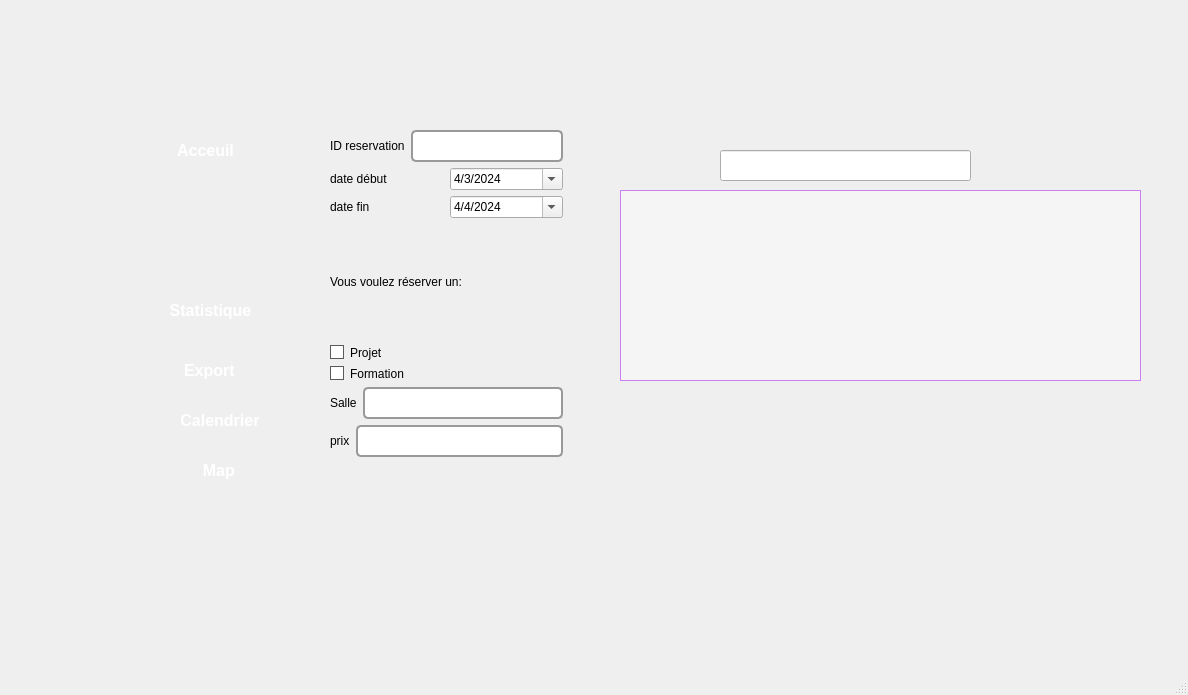
<?xml version="1.0" encoding="UTF-8"?>
<ui version="4.0">
 <class>test</class>
 <widget class="QMainWindow" name="test">
  <property name="geometry">
   <rect>
    <x>0</x>
    <y>0</y>
    <width>1188</width>
    <height>695</height>
   </rect>
  </property>
  <property name="windowTitle">
   <string>MainWindow</string>
  </property>
  <widget class="QWidget" name="centralwidget">
   <widget class="QLineEdit" name="lineEdit_recherche">
    <property name="geometry">
     <rect>
      <x>720</x>
      <y>150</y>
      <width>251</width>
      <height>31</height>
     </rect>
    </property>
   </widget>
   <widget class="QPushButton" name="pushButton_stat">
    <property name="geometry">
     <rect>
      <x>120</x>
      <y>290</y>
      <width>181</width>
      <height>41</height>
     </rect>
    </property>
    <property name="styleSheet">
     <string notr="true">/* Modern Transparent Button Style with Hover Effect */
QPushButton {
  background-color: transparent; /* Transparent background */
  color: #ffffff; /* White text color initially */
  border: none;
  border-radius: 10px; /* Rounded corners */
  padding: 10px 20px; /* Adjust padding as needed */
  font-size: 16px; /* Customize font size */
  font-family: Arial, sans-serif; /* Modern font */
  font-weight: bold; /* Make the text bold */
  transition: background-color 0.3s, color 0.3s; /* Smooth transition */
}

/* Hover effect */
QPushButton:hover {
  background-color: #e0e8f5; /* Soft blue background on hover */
  color: #6a1ca2; /* Purple text color on hover */
}

/* Pressed effect */
QPushButton:pressed {
  background-color: #3a0a54; /* Deepest purple when pressed */
}
</string>
    </property>
    <property name="text">
     <string>Statistique</string>
    </property>
    <property name="icon">
     <iconset>
      <normaloff>../../../Desktop/2A8/C++Projet/Safety_Copy/2a8-fablab_projet_qt-GM-GS-GR-GF-GP - Copy/assets/stat.png</normaloff>../../../Desktop/2A8/C++Projet/Safety_Copy/2a8-fablab_projet_qt-GM-GS-GR-GF-GP - Copy/assets/stat.png</iconset>
    </property>
    <property name="iconSize">
     <size>
      <width>60</width>
      <height>60</height>
     </size>
    </property>
    <property name="flat">
     <bool>true</bool>
    </property>
   </widget>
   <widget class="QPushButton" name="pushButton_Acceuil">
    <property name="geometry">
     <rect>
      <x>120</x>
      <y>130</y>
      <width>171</width>
      <height>41</height>
     </rect>
    </property>
    <property name="styleSheet">
     <string notr="true">/* Modern Transparent Button Style with Hover Effect */
QPushButton {
  background-color: transparent; /* Transparent background */
  color: #ffffff; /* White text color initially */
  border: none;
  border-radius: 10px; /* Rounded corners */
  padding: 10px 20px; /* Adjust padding as needed */
  font-size: 16px; /* Customize font size */
  font-family: Arial, sans-serif; /* Modern font */
  font-weight: bold; /* Make the text bold */
  transition: background-color 0.3s, color 0.3s; /* Smooth transition */
}

/* Hover effect */
QPushButton:hover {
  background-color: #e0e8f5; /* Soft blue background on hover */
  color: #6a1ca2; /* Purple text color on hover */
}

/* Pressed effect */
QPushButton:pressed {
  background-color: #3a0a54; /* Deepest purple when pressed */
}
</string>
    </property>
    <property name="text">
     <string>Acceuil</string>
    </property>
    <property name="icon">
     <iconset>
      <normaloff>../../../Desktop/2A8/C++Projet/Safety_Copy/2a8-fablab_projet_qt-GM-GS-GR-GF-GP - Copy/assets/14.png</normaloff>../../../Desktop/2A8/C++Projet/Safety_Copy/2a8-fablab_projet_qt-GM-GS-GR-GF-GP - Copy/assets/14.png</iconset>
    </property>
    <property name="iconSize">
     <size>
      <width>70</width>
      <height>70</height>
     </size>
    </property>
    <property name="flat">
     <bool>true</bool>
    </property>
   </widget>
   <widget class="QPushButton" name="pushButton_export">
    <property name="geometry">
     <rect>
      <x>110</x>
      <y>350</y>
      <width>181</width>
      <height>41</height>
     </rect>
    </property>
    <property name="styleSheet">
     <string notr="true">/* Modern Transparent Button Style with Hover Effect */
QPushButton {
  background-color: transparent; /* Transparent background */
  color: #ffffff; /* White text color initially */
  border: none;
  border-radius: 10px; /* Rounded corners */
  padding: 10px 20px; /* Adjust padding as needed */
  font-size: 16px; /* Customize font size */
  font-family: Arial, sans-serif; /* Modern font */
  font-weight: bold; /* Make the text bold */
  transition: background-color 0.3s, color 0.3s; /* Smooth transition */
}

/* Hover effect */
QPushButton:hover {
  background-color: #e0e8f5; /* Soft blue background on hover */
  color: #6a1ca2; /* Purple text color on hover */
}

/* Pressed effect */
QPushButton:pressed {
  background-color: #3a0a54; /* Deepest purple when pressed */
}
</string>
    </property>
    <property name="text">
     <string>    Export</string>
    </property>
    <property name="icon">
     <iconset>
      <normaloff>../../../Desktop/2A8/C++Projet/Safety_Copy/2a8-fablab_projet_qt-GM-GS-GR-GF-GP - Copy/assets/pdf.png</normaloff>../../../Desktop/2A8/C++Projet/Safety_Copy/2a8-fablab_projet_qt-GM-GS-GR-GF-GP - Copy/assets/pdf.png</iconset>
    </property>
    <property name="iconSize">
     <size>
      <width>60</width>
      <height>60</height>
     </size>
    </property>
   </widget>
   <widget class="QPushButton" name="pushButton_desc">
    <property name="geometry">
     <rect>
      <x>670</x>
      <y>150</y>
      <width>51</width>
      <height>28</height>
     </rect>
    </property>
    <property name="styleSheet">
     <string notr="true">QPushButton {
    background-color: transparent;
    border: none;  /* Remove button border if needed */
}
</string>
    </property>
    <property name="text">
     <string/>
    </property>
    <property name="icon">
     <iconset>
      <normaloff>../../../Desktop/2A8/C++Projet/Safety_Copy/2a8-fablab_projet_qt-GM-GS-GR-GF-GP - Copy/assets/desc.png</normaloff>../../../Desktop/2A8/C++Projet/Safety_Copy/2a8-fablab_projet_qt-GM-GS-GR-GF-GP - Copy/assets/desc.png</iconset>
    </property>
    <property name="iconSize">
     <size>
      <width>32</width>
      <height>32</height>
     </size>
    </property>
   </widget>
   <widget class="QPushButton" name="pushButton_recherche">
    <property name="geometry">
     <rect>
      <x>940</x>
      <y>150</y>
      <width>31</width>
      <height>28</height>
     </rect>
    </property>
    <property name="styleSheet">
     <string notr="true">QPushButton {
    background-color: transparent;
    border: none;
}
</string>
    </property>
    <property name="text">
     <string/>
    </property>
    <property name="icon">
     <iconset>
      <normaloff>../../../Desktop/2A8/C++Projet/Safety_Copy/2a8-fablab_projet_qt-GM-GS-GR-GF-GP - Copy/assets/recheche.png</normaloff>../../../Desktop/2A8/C++Projet/Safety_Copy/2a8-fablab_projet_qt-GM-GS-GR-GF-GP - Copy/assets/recheche.png</iconset>
    </property>
    <property name="iconSize">
     <size>
      <width>30</width>
      <height>30</height>
     </size>
    </property>
   </widget>
   <widget class="QPushButton" name="pushButton_Delete">
    <property name="geometry">
     <rect>
      <x>1030</x>
      <y>140</y>
      <width>71</width>
      <height>51</height>
     </rect>
    </property>
    <property name="styleSheet">
     <string notr="true">QPushButton {
    background-color: transparent;
    border: none;
}
</string>
    </property>
    <property name="text">
     <string/>
    </property>
    <property name="icon">
     <iconset>
      <normaloff>../../../Desktop/2A8/C++Projet/Safety_Copy/2a8-fablab_projet_qt-GM-GS-GR-GF-GP - Copy/assets/delete.png</normaloff>../../../Desktop/2A8/C++Projet/Safety_Copy/2a8-fablab_projet_qt-GM-GS-GR-GF-GP - Copy/assets/delete.png</iconset>
    </property>
    <property name="iconSize">
     <size>
      <width>100</width>
      <height>60</height>
     </size>
    </property>
    <property name="flat">
     <bool>true</bool>
    </property>
   </widget>
   <widget class="QTableView" name="tableView">
    <property name="geometry">
     <rect>
      <x>620</x>
      <y>190</y>
      <width>521</width>
      <height>191</height>
     </rect>
    </property>
    <property name="styleSheet">
     <string notr="true">/* Style the QTableView */
QTableView {
    background-color: #f5f5f5; /* Light gray background */
    alternate-background-color: #e0e0e0; /* Slightly darker alternate rows */
    border: 1px solid #cc80f0; /* Mauve border */
    gridline-color: #d3d3d3; /* Light gray gridlines */
    selection-background-color: #a6a6a6; /* Gray background for selected cells */
}

/* Style the QTableView cells */
QTableView::item {
    padding: 5px; /* Add some padding inside cells */
    border-bottom: 1px solid #cc80f0; /* Mauve bottom border for cells */
    border-right: 1px solid #cc80f0; /* Mauve right border for cells */
}

/* Style the header section */
QHeaderView::section {
    background-color: #cc80f0; /* Mauve header background */
    color: #ffffff; /* White text color for headers */
    padding: 6px; /* Add padding inside headers */
    border-bottom: 1px solid #cc80f0; /* Mauve bottom border for headers */
    border-right: 1px solid #cc80f0; /* Mauve right border for headers */
}

/* Style the vertical scrollbar */
QScrollBar:vertical {
    border: 1px solid #cc80f0; /* Mauve border for vertical scrollbar */
    background: #f5f5f5; /* Light gray background for scrollbar */
    width: 10px; /* Set scrollbar width */
    margin: 0px 0px 0px 0px;
}

/* Style the scrollbar handle */
QScrollBar::handle:vertical {
    background: #cc80f0; /* Mauve handle color */
    min-height: 20px; /* Set minimum handle height */
}
</string>
    </property>
   </widget>
   <widget class="QPushButton" name="pushButton_map">
    <property name="geometry">
     <rect>
      <x>130</x>
      <y>450</y>
      <width>151</width>
      <height>41</height>
     </rect>
    </property>
    <property name="styleSheet">
     <string notr="true">/* Modern Transparent Button Style with Hover Effect */
QPushButton {
  background-color: transparent; /* Transparent background */
  color: #ffffff; /* White text color initially */
  border: none;
  border-radius: 10px; /* Rounded corners */
  padding: 10px 20px; /* Adjust padding as needed */
  font-size: 16px; /* Customize font size */
  font-family: Arial, sans-serif; /* Modern font */
  font-weight: bold; /* Make the text bold */
  transition: background-color 0.3s, color 0.3s; /* Smooth transition */
}

/* Hover effect */
QPushButton:hover {
  background-color: #e0e8f5; /* Soft blue background on hover */
  color: #6a1ca2; /* Purple text color on hover */
}

/* Pressed effect */
QPushButton:pressed {
  background-color: #3a0a54; /* Deepest purple when pressed */
}
</string>
    </property>
    <property name="text">
     <string>      Map</string>
    </property>
    <property name="icon">
     <iconset>
      <normaloff>../../../Desktop/2A8/C++Projet/Safety_Copy/2a8-fablab_projet_qt-GM-GS-GR-GF-GP - Copy/assets/map.png</normaloff>../../../Desktop/2A8/C++Projet/Safety_Copy/2a8-fablab_projet_qt-GM-GS-GR-GF-GP - Copy/assets/map.png</iconset>
    </property>
    <property name="iconSize">
     <size>
      <width>38</width>
      <height>37</height>
     </size>
    </property>
   </widget>
   <widget class="QPushButton" name="pushButton_asc">
    <property name="geometry">
     <rect>
      <x>620</x>
      <y>150</y>
      <width>51</width>
      <height>28</height>
     </rect>
    </property>
    <property name="styleSheet">
     <string notr="true">/* Style for QPushButton */
QPushButton {
    background-color: transparent;
    border: none;  /* Remove button border if needed */
}

/* Style for qpushbutton_asc with tooltip */
qpushbutton_asc {
    position: relative;
    display: inline-block;
}

qpushbutton_asc::after {
    content: &quot;Trier par ordre croissant&quot;;
    display: none;
    position: absolute;
    background-color: #333;
    color: #fff;
    padding: 5px;
    border-radius: 5px;
    bottom: 125%; /* Position above the button */
    left: 50%;
    transform: translateX(-50%);
}

qpushbutton_asc:hover::after {
    display: block; /* Show tooltip on hover */
}
</string>
    </property>
    <property name="text">
     <string/>
    </property>
    <property name="icon">
     <iconset>
      <normaloff>../../../Desktop/2A8/C++Projet/Safety_Copy/2a8-fablab_projet_qt-GM-GS-GR-GF-GP - Copy/assets/asc.png</normaloff>../../../Desktop/2A8/C++Projet/Safety_Copy/2a8-fablab_projet_qt-GM-GS-GR-GF-GP - Copy/assets/asc.png</iconset>
    </property>
    <property name="iconSize">
     <size>
      <width>32</width>
      <height>32</height>
     </size>
    </property>
   </widget>
   <widget class="QPushButton" name="pushButton_calendar">
    <property name="geometry">
     <rect>
      <x>130</x>
      <y>400</y>
      <width>171</width>
      <height>41</height>
     </rect>
    </property>
    <property name="styleSheet">
     <string notr="true">/* Modern Transparent Button Style with Hover Effect */
QPushButton {
  background-color: transparent; /* Transparent background */
  color: #ffffff; /* White text color initially */
  border: none;
  border-radius: 10px; /* Rounded corners */
  padding: 10px 20px; /* Adjust padding as needed */
  font-size: 16px; /* Customize font size */
  font-family: Arial, sans-serif; /* Modern font */
  font-weight: bold; /* Make the text bold */
  transition: background-color 0.3s, color 0.3s; /* Smooth transition */
}

/* Hover effect */
QPushButton:hover {
  background-color: #e0e8f5; /* Soft blue background on hover */
  color: #6a1ca2; /* Purple text color on hover */
}

/* Pressed effect */
QPushButton:pressed {
  background-color: #3a0a54; /* Deepest purple when pressed */
}
</string>
    </property>
    <property name="text">
     <string>  Calendrier</string>
    </property>
    <property name="icon">
     <iconset>
      <normaloff>../../../Desktop/2A8/C++Projet/Safety_Copy/2a8-fablab_projet_qt-GM-GS-GR-GF-GP - Copy/assets/calendar.png</normaloff>../../../Desktop/2A8/C++Projet/Safety_Copy/2a8-fablab_projet_qt-GM-GS-GR-GF-GP - Copy/assets/calendar.png</iconset>
    </property>
    <property name="iconSize">
     <size>
      <width>49</width>
      <height>35</height>
     </size>
    </property>
   </widget>
   <widget class="QPushButton" name="pushButton_Update">
    <property name="geometry">
     <rect>
      <x>1070</x>
      <y>140</y>
      <width>100</width>
      <height>51</height>
     </rect>
    </property>
    <property name="sizePolicy">
     <sizepolicy hsizetype="Ignored" vsizetype="Maximum">
      <horstretch>0</horstretch>
      <verstretch>0</verstretch>
     </sizepolicy>
    </property>
    <property name="styleSheet">
     <string notr="true">QPushButton {
    background-color: transparent;
    border: none;
}

</string>
    </property>
    <property name="text">
     <string/>
    </property>
    <property name="icon">
     <iconset>
      <normaloff>../../../Desktop/2A8/C++Projet/Safety_Copy/2a8-fablab_projet_qt-GM-GS-GR-GF-GP - Copy/assets/edit.png</normaloff>../../../Desktop/2A8/C++Projet/Safety_Copy/2a8-fablab_projet_qt-GM-GS-GR-GF-GP - Copy/assets/edit.png</iconset>
    </property>
    <property name="iconSize">
     <size>
      <width>100</width>
      <height>58</height>
     </size>
    </property>
    <property name="default">
     <bool>true</bool>
    </property>
    <property name="flat">
     <bool>true</bool>
    </property>
   </widget>
   <widget class="QWidget" name="layoutWidget">
    <property name="geometry">
     <rect>
      <x>330</x>
      <y>130</y>
      <width>233</width>
      <height>347</height>
     </rect>
    </property>
    <layout class="QVBoxLayout" name="verticalLayout_5">
     <item>
      <layout class="QVBoxLayout" name="verticalLayout_6">
       <item>
        <layout class="QVBoxLayout" name="verticalLayout_7">
         <item>
          <layout class="QHBoxLayout" name="horizontalLayout_5">
           <item>
            <widget class="QLabel" name="label_8">
             <property name="text">
              <string>ID reservation</string>
             </property>
            </widget>
           </item>
           <item>
            <widget class="QLineEdit" name="lineEdit_id_reservation_2">
             <property name="styleSheet">
              <string notr="true">QLineEdit {
    border: 2px solid #999; /* Bordure de 2px solide avec une couleur grise */
    border-radius: 5px; /* Coins arrondis */
    padding: 5px; /* Espacement intérieur */
    font-size: 14px; /* Taille de la police */
}

QLineEdit:focus {
    border-color: #0078d7; /* Couleur de la bordure lorsque le champ de texte est sélectionné */
}

QLineEdit::hover {
    border-color: #666; /* Couleur de la bordure au survol */
}
</string>
             </property>
             <property name="readOnly">
              <bool>false</bool>
             </property>
            </widget>
           </item>
          </layout>
         </item>
         <item>
          <layout class="QHBoxLayout" name="horizontalLayout_6">
           <item>
            <widget class="QLabel" name="label_9">
             <property name="text">
              <string>date début</string>
             </property>
            </widget>
           </item>
           <item>
            <widget class="QDateEdit" name="dateEdit_debut_2">
             <property name="styleSheet">
              <string notr="true">QDateEdit QLineEdit {
    border: 2px solid #999;
    border-radius: 5px;
    padding: 5px;
    font-size: 14px;
}

QDateEdit QLineEdit:focus {
    border-color: #0078d7;
}

QDateEdit QLineEdit:hover {
    border-color: #666;
}

</string>
             </property>
             <property name="minimumDateTime">
              <datetime>
               <hour>0</hour>
               <minute>0</minute>
               <second>0</second>
               <year>2024</year>
               <month>3</month>
               <day>4</day>
              </datetime>
             </property>
             <property name="displayFormat">
              <string>d/M/yyyy</string>
             </property>
             <property name="calendarPopup">
              <bool>true</bool>
             </property>
             <property name="date">
              <date>
               <year>2024</year>
               <month>3</month>
               <day>4</day>
              </date>
             </property>
            </widget>
           </item>
          </layout>
         </item>
         <item>
          <layout class="QHBoxLayout" name="horizontalLayout_8">
           <item>
            <widget class="QLabel" name="label_10">
             <property name="text">
              <string>date fin</string>
             </property>
            </widget>
           </item>
           <item>
            <widget class="QDateEdit" name="dateEdit_fin_2">
             <property name="styleSheet">
              <string notr="true">QDateEdit QLineEdit {
    border: 2px solid #999;
    border-radius: 5px;
    padding: 5px;
    font-size: 14px;
}

QDateEdit QLineEdit:focus {
    border-color: #0078d7;
}

QDateEdit QLineEdit:hover {
    border-color: #666;
}
</string>
             </property>
             <property name="minimumDateTime">
              <datetime>
               <hour>0</hour>
               <minute>0</minute>
               <second>0</second>
               <year>2024</year>
               <month>1</month>
               <day>4</day>
              </datetime>
             </property>
             <property name="minimumDate">
              <date>
               <year>2024</year>
               <month>1</month>
               <day>4</day>
              </date>
             </property>
             <property name="displayFormat">
              <string>d/M/yyyy</string>
             </property>
             <property name="calendarPopup">
              <bool>true</bool>
             </property>
             <property name="date">
              <date>
               <year>2024</year>
               <month>4</month>
               <day>4</day>
              </date>
             </property>
            </widget>
           </item>
          </layout>
         </item>
         <item>
          <widget class="QLabel" name="label_11">
           <property name="text">
            <string>Vous voulez réserver un:</string>
           </property>
          </widget>
         </item>
         <item>
          <widget class="QCheckBox" name="checkBox_projet_2">
           <property name="styleSheet">
            <string notr="true">/* Style de la case à cocher (QCheckBox) */
QCheckBox {
    color: black; /* Couleur du texte */
}

/* Style de l'indicateur (case non cochée) */
QCheckBox::indicator:unchecked {
    background-color: white; /* Couleur de fond */
    border: 1px solid #5A5A5A; /* Bordure plus sombre */
    /* Autres propriétés personnalisées si nécessaire */
}

/* Style de l'indicateur (case cochée) */
QCheckBox::indicator:checked {
    background-color: #cc80f0; /* Même couleur pour l'état cochée */
    border: 1px solid #5A5A5A; /* Bordure plus sombre */
    /* Autres styles supplémentaires si nécessaire */
}
</string>
           </property>
           <property name="text">
            <string>Projet</string>
           </property>
          </widget>
         </item>
         <item>
          <widget class="QCheckBox" name="checkBox_formation_2">
           <property name="styleSheet">
            <string notr="true">/* Style de la case à cocher (QCheckBox) */
QCheckBox {
    color: black; /* Couleur du texte */
}

/* Style de l'indicateur (case non cochée) */
QCheckBox::indicator:unchecked {
    background-color: white; /* Couleur de fond */
    border: 1px solid #5A5A5A; /* Bordure plus sombre */
    /* Autres propriétés personnalisées si nécessaire */
}

/* Style de l'indicateur (case cochée) */
QCheckBox::indicator:checked {
    background-color: #cc80f0; /* Même couleur pour l'état cochée */
    border: 1px solid #5A5A5A; /* Bordure plus sombre */
    /* Autres styles supplémentaires si nécessaire */
}
</string>
           </property>
           <property name="text">
            <string>Formation</string>
           </property>
          </widget>
         </item>
        </layout>
       </item>
       <item>
        <layout class="QVBoxLayout" name="verticalLayout_8">
         <item>
          <layout class="QHBoxLayout" name="horizontalLayout_9">
           <item>
            <widget class="QLabel" name="label_12">
             <property name="text">
              <string>Salle</string>
             </property>
            </widget>
           </item>
           <item>
            <widget class="QLineEdit" name="lineEdit_num_salle_2">
             <property name="styleSheet">
              <string notr="true">QLineEdit {
    border: 2px solid #999; /* Bordure de 2px solide avec une couleur grise */
    border-radius: 5px; /* Coins arrondis */
    padding: 5px; /* Espacement intérieur */
    font-size: 14px; /* Taille de la police */
}

QLineEdit:focus {
    border-color: #0078d7; /* Couleur de la bordure lorsque le champ de texte est sélectionné */
}

QLineEdit::hover {
    border-color: #666; /* Couleur de la bordure au survol */
}

</string>
             </property>
            </widget>
           </item>
          </layout>
         </item>
         <item>
          <layout class="QHBoxLayout" name="horizontalLayout_10">
           <item>
            <widget class="QLabel" name="label_13">
             <property name="text">
              <string>prix</string>
             </property>
            </widget>
           </item>
           <item>
            <widget class="QLineEdit" name="lineEdit_prix_2">
             <property name="styleSheet">
              <string notr="true">QLineEdit {
    border: 2px solid #999; /* Bordure de 2px solide avec une couleur grise */
    border-radius: 5px; /* Coins arrondis */
    padding: 5px; /* Espacement intérieur */
    font-size: 14px; /* Taille de la police */
}

QLineEdit:focus {
    border-color: #0078d7; /* Couleur de la bordure lorsque le champ de texte est sélectionné */
}

QLineEdit::hover {
    border-color: #666; /* Couleur de la bordure au survol */
}

</string>
             </property>
             <property name="readOnly">
              <bool>false</bool>
             </property>
            </widget>
           </item>
          </layout>
         </item>
        </layout>
       </item>
      </layout>
     </item>
     <item>
      <widget class="QPushButton" name="pushButtonInsert_2">
       <property name="styleSheet">
        <string notr="true">QPushButton {
    background-color: transparent;
    border: none;
}
</string>
       </property>
       <property name="text">
        <string/>
       </property>
       <property name="icon">
        <iconset>
         <normaloff>../../../Desktop/2A8/C++Projet/Safety_Copy/2a8-fablab_projet_qt-GM-GS-GR-GF-GP - Copy/assets/12.png</normaloff>../../../Desktop/2A8/C++Projet/Safety_Copy/2a8-fablab_projet_qt-GM-GS-GR-GF-GP - Copy/assets/12.png</iconset>
       </property>
       <property name="iconSize">
        <size>
         <width>60</width>
         <height>60</height>
        </size>
       </property>
      </widget>
     </item>
    </layout>
   </widget>
  </widget>
  <widget class="QMenuBar" name="menubar">
   <property name="geometry">
    <rect>
     <x>0</x>
     <y>0</y>
     <width>1188</width>
     <height>26</height>
    </rect>
   </property>
  </widget>
  <widget class="QStatusBar" name="statusbar"/>
 </widget>
 <resources/>
 <connections/>
</ui>
